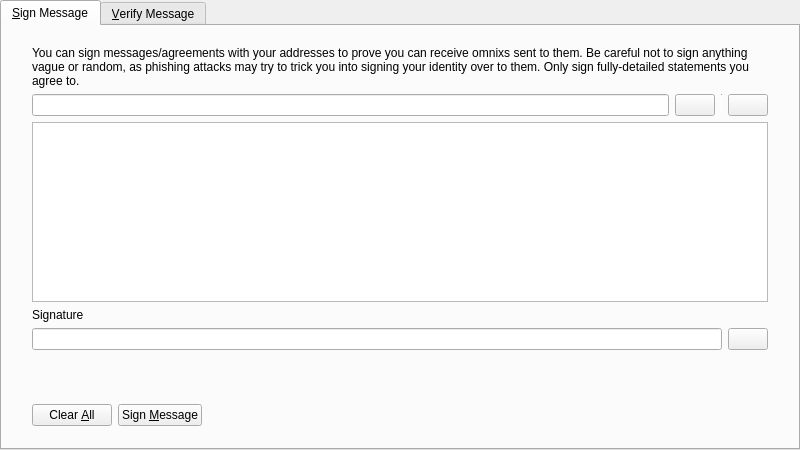
<?xml version="1.0" encoding="UTF-8"?>
<ui version="4.0">
 <class>SignVerifyMessageDialog</class>
 <widget class="QDialog" name="SignVerifyMessageDialog">
  <property name="geometry">
   <rect>
    <x>0</x>
    <y>0</y>
    <width>800</width>
    <height>450</height>
   </rect>
  </property>
  <property name="windowTitle">
   <string>Signatures - Sign / Verify a Message</string>
  </property>
  <property name="modal">
   <bool>true</bool>
  </property>
  <layout class="QVBoxLayout" name="verticalLayout">
   <property name="leftMargin">
    <number>0</number>
   </property>
   <property name="topMargin">
    <number>0</number>
   </property>
   <property name="rightMargin">
    <number>0</number>
   </property>
   <property name="bottomMargin">
    <number>0</number>
   </property>
   <item>
    <widget class="QTabWidget" name="tabWidget">
     <property name="currentIndex">
      <number>0</number>
     </property>
     <widget class="QWidget" name="tabSignMessage">
      <attribute name="title">
       <string>&amp;Sign Message</string>
      </attribute>
      <layout class="QVBoxLayout" name="verticalLayout_SM">
       <property name="leftMargin">
        <number>0</number>
       </property>
       <property name="topMargin">
        <number>0</number>
       </property>
       <property name="rightMargin">
        <number>0</number>
       </property>
       <property name="bottomMargin">
        <number>0</number>
       </property>
       <item>
        <layout class="QVBoxLayout" name="verticalLayout_3">
         <property name="leftMargin">
          <number>30</number>
         </property>
         <property name="topMargin">
          <number>20</number>
         </property>
         <property name="rightMargin">
          <number>30</number>
         </property>
         <property name="bottomMargin">
          <number>20</number>
         </property>
         <item>
          <widget class="QLabel" name="infoLabel_SM">
           <property name="text">
            <string>You can sign messages/agreements with your addresses to prove you can receive omnixs sent to them. Be careful not to sign anything vague or random, as phishing attacks may try to trick you into signing your identity over to them. Only sign fully-detailed statements you agree to.</string>
           </property>
           <property name="textFormat">
            <enum>Qt::PlainText</enum>
           </property>
           <property name="wordWrap">
            <bool>true</bool>
           </property>
          </widget>
         </item>
         <item>
          <layout class="QHBoxLayout" name="horizontalLayout_1_SM">
           <property name="spacing">
            <number>6</number>
           </property>
           <item>
            <widget class="QValidatedLineEdit" name="addressIn_SM">
             <property name="toolTip">
              <string>The Omnix address to sign the message with</string>
             </property>
            </widget>
           </item>
           <item>
            <widget class="QPushButton" name="addressBookButton_SM">
             <property name="toolTip">
              <string>Choose previously used address</string>
             </property>
             <property name="text">
              <string/>
             </property>
             <property name="icon">
              <iconset resource="../bitcoin.qrc">
               <normaloff>:/icons/address-book</normaloff>:/icons/address-book</iconset>
             </property>
             <property name="shortcut">
              <string>Alt+A</string>
             </property>
             <property name="autoDefault">
              <bool>false</bool>
             </property>
            </widget>
           </item>
           <item>
            <widget class="Line" name="vLine">
             <property name="maximumSize">
              <size>
               <width>1</width>
               <height>22</height>
              </size>
             </property>
             <property name="orientation">
              <enum>Qt::Vertical</enum>
             </property>
            </widget>
           </item>
           <item>
            <widget class="QPushButton" name="pasteButton_SM">
             <property name="toolTip">
              <string>Paste address from clipboard</string>
             </property>
             <property name="text">
              <string/>
             </property>
             <property name="icon">
              <iconset resource="../bitcoin.qrc">
               <normaloff>:/icons/editpaste</normaloff>:/icons/editpaste</iconset>
             </property>
             <property name="shortcut">
              <string>Alt+P</string>
             </property>
             <property name="autoDefault">
              <bool>false</bool>
             </property>
            </widget>
           </item>
          </layout>
         </item>
         <item>
          <widget class="QPlainTextEdit" name="messageIn_SM">
           <property name="toolTip">
            <string>Enter the message you want to sign here</string>
           </property>
          </widget>
         </item>
         <item>
          <widget class="QLabel" name="signatureLabel_SM">
           <property name="text">
            <string>Signature</string>
           </property>
           <property name="textFormat">
            <enum>Qt::PlainText</enum>
           </property>
          </widget>
         </item>
         <item>
          <layout class="QHBoxLayout" name="horizontalLayout_2_SM">
           <property name="spacing">
            <number>6</number>
           </property>
           <item>
            <widget class="QLineEdit" name="signatureOut_SM">
             <property name="font">
              <font>
               <italic>true</italic>
              </font>
             </property>
             <property name="readOnly">
              <bool>true</bool>
             </property>
            </widget>
           </item>
           <item>
            <widget class="QPushButton" name="copySignatureButton_SM">
             <property name="toolTip">
              <string>Copy the current signature to the system clipboard</string>
             </property>
             <property name="text">
              <string/>
             </property>
             <property name="icon">
              <iconset resource="../bitcoin.qrc">
               <normaloff>:/icons/editcopy</normaloff>:/icons/editcopy</iconset>
             </property>
             <property name="autoDefault">
              <bool>false</bool>
             </property>
            </widget>
           </item>
          </layout>
         </item>
        </layout>
       </item>
       <item>
        <widget class="QWidget" name="buttonsContainerWhite" native="true">
         <layout class="QHBoxLayout" name="horizontalLayout">
          <property name="leftMargin">
           <number>30</number>
          </property>
          <property name="topMargin">
           <number>15</number>
          </property>
          <property name="rightMargin">
           <number>30</number>
          </property>
          <item>
           <widget class="QPushButton" name="clearButton_SM">
            <property name="toolTip">
             <string>Reset all sign message fields</string>
            </property>
            <property name="text">
             <string>Clear &amp;All</string>
            </property>
            <property name="icon">
             <iconset resource="../bitcoin.qrc">
              <normaloff>:/icons/remove</normaloff>:/icons/remove</iconset>
            </property>
            <property name="autoDefault">
             <bool>false</bool>
            </property>
           </widget>
          </item>
          <item>
           <widget class="QPushButton" name="signMessageButton_SM">
            <property name="toolTip">
             <string>Sign the message to prove you own this Omnix address</string>
            </property>
            <property name="text">
             <string>Sign &amp;Message</string>
            </property>
            <property name="icon">
             <iconset resource="../bitcoin.qrc">
              <normaloff>:/icons/edit</normaloff>:/icons/edit</iconset>
            </property>
            <property name="autoDefault">
             <bool>false</bool>
            </property>
           </widget>
          </item>
          <item>
           <spacer name="horizontalSpacer_1_SM">
            <property name="orientation">
             <enum>Qt::Horizontal</enum>
            </property>
            <property name="sizeHint" stdset="0">
             <size>
              <width>40</width>
              <height>48</height>
             </size>
            </property>
           </spacer>
          </item>
          <item>
           <widget class="QLabel" name="statusLabel_SM">
            <property name="font">
             <font>
              <weight>75</weight>
              <bold>true</bold>
             </font>
            </property>
            <property name="text">
             <string/>
            </property>
            <property name="wordWrap">
             <bool>true</bool>
            </property>
           </widget>
          </item>
          <item>
           <spacer name="horizontalSpacer_2_SM">
            <property name="orientation">
             <enum>Qt::Horizontal</enum>
            </property>
            <property name="sizeHint" stdset="0">
             <size>
              <width>40</width>
              <height>48</height>
             </size>
            </property>
           </spacer>
          </item>
         </layout>
        </widget>
       </item>
      </layout>
     </widget>
     <widget class="QWidget" name="tabVerifyMessage">
      <attribute name="title">
       <string>&amp;Verify Message</string>
      </attribute>
      <layout class="QVBoxLayout" name="verticalLayout_VM">
       <property name="leftMargin">
        <number>0</number>
       </property>
       <property name="topMargin">
        <number>0</number>
       </property>
       <property name="rightMargin">
        <number>0</number>
       </property>
       <property name="bottomMargin">
        <number>0</number>
       </property>
       <item>
        <layout class="QVBoxLayout" name="verticalLayout_2">
         <property name="leftMargin">
          <number>30</number>
         </property>
         <property name="topMargin">
          <number>20</number>
         </property>
         <property name="rightMargin">
          <number>30</number>
         </property>
         <property name="bottomMargin">
          <number>20</number>
         </property>
         <item>
          <widget class="QLabel" name="infoLabel_VM">
           <property name="text">
            <string>Enter the receiver's address, message (ensure you copy line breaks, spaces, tabs, etc. exactly) and signature below to verify the message. Be careful not to read more into the signature than what is in the signed message itself, to avoid being tricked by a man-in-the-middle attack. Note that this only proves the signing party receives with the address, it cannot prove sendership of any transaction!</string>
           </property>
           <property name="textFormat">
            <enum>Qt::PlainText</enum>
           </property>
           <property name="alignment">
            <set>Qt::AlignLeading|Qt::AlignLeft|Qt::AlignTop</set>
           </property>
           <property name="wordWrap">
            <bool>true</bool>
           </property>
          </widget>
         </item>
         <item>
          <layout class="QHBoxLayout" name="horizontalLayout_1_VM">
           <property name="spacing">
            <number>6</number>
           </property>
           <item>
            <widget class="QValidatedLineEdit" name="addressIn_VM">
             <property name="toolTip">
              <string>The Omnix address the message was signed with</string>
             </property>
            </widget>
           </item>
           <item>
            <widget class="QPushButton" name="addressBookButton_VM">
             <property name="toolTip">
              <string>Choose previously used address</string>
             </property>
             <property name="text">
              <string/>
             </property>
             <property name="icon">
              <iconset resource="../bitcoin.qrc">
               <normaloff>:/icons/address-book</normaloff>:/icons/address-book</iconset>
             </property>
             <property name="shortcut">
              <string>Alt+A</string>
             </property>
             <property name="autoDefault">
              <bool>false</bool>
             </property>
            </widget>
           </item>
          </layout>
         </item>
         <item>
          <widget class="QPlainTextEdit" name="messageIn_VM"/>
         </item>
         <item>
          <widget class="QValidatedLineEdit" name="signatureIn_VM"/>
         </item>
        </layout>
       </item>
       <item>
        <widget class="QWidget" name="buttonsContainerWhite_" native="true">
         <layout class="QHBoxLayout" name="horizontalLayout_2">
          <property name="leftMargin">
           <number>30</number>
          </property>
          <property name="topMargin">
           <number>15</number>
          </property>
          <property name="rightMargin">
           <number>30</number>
          </property>
          <item>
           <widget class="QPushButton" name="clearButton_VM">
            <property name="toolTip">
             <string>Reset all verify message fields</string>
            </property>
            <property name="text">
             <string>Clear &amp;All</string>
            </property>
            <property name="icon">
             <iconset resource="../bitcoin.qrc">
              <normaloff>:/icons/remove</normaloff>:/icons/remove</iconset>
            </property>
            <property name="autoDefault">
             <bool>false</bool>
            </property>
           </widget>
          </item>
          <item>
           <widget class="QPushButton" name="verifyMessageButton_VM">
            <property name="toolTip">
             <string>Verify the message to ensure it was signed with the specified Omnix address</string>
            </property>
            <property name="text">
             <string>Verify &amp;Message</string>
            </property>
            <property name="icon">
             <iconset resource="../bitcoin.qrc">
              <normaloff>:/icons/transaction_0</normaloff>:/icons/transaction_0</iconset>
            </property>
            <property name="autoDefault">
             <bool>false</bool>
            </property>
           </widget>
          </item>
          <item>
           <spacer name="horizontalSpacer_1_VM">
            <property name="orientation">
             <enum>Qt::Horizontal</enum>
            </property>
            <property name="sizeHint" stdset="0">
             <size>
              <width>40</width>
              <height>48</height>
             </size>
            </property>
           </spacer>
          </item>
          <item>
           <widget class="QLabel" name="statusLabel_VM">
            <property name="font">
             <font>
              <weight>75</weight>
              <bold>true</bold>
             </font>
            </property>
            <property name="text">
             <string/>
            </property>
            <property name="wordWrap">
             <bool>true</bool>
            </property>
           </widget>
          </item>
          <item>
           <spacer name="horizontalSpacer_2_VM">
            <property name="orientation">
             <enum>Qt::Horizontal</enum>
            </property>
            <property name="sizeHint" stdset="0">
             <size>
              <width>40</width>
              <height>48</height>
             </size>
            </property>
           </spacer>
          </item>
         </layout>
        </widget>
       </item>
      </layout>
     </widget>
    </widget>
   </item>
  </layout>
 </widget>
 <customwidgets>
  <customwidget>
   <class>QValidatedLineEdit</class>
   <extends>QLineEdit</extends>
   <header>qt/qvalidatedlineedit.h</header>
  </customwidget>
 </customwidgets>
 <resources>
  <include location="../bitcoin.qrc"/>
 </resources>
 <connections/>
</ui>
